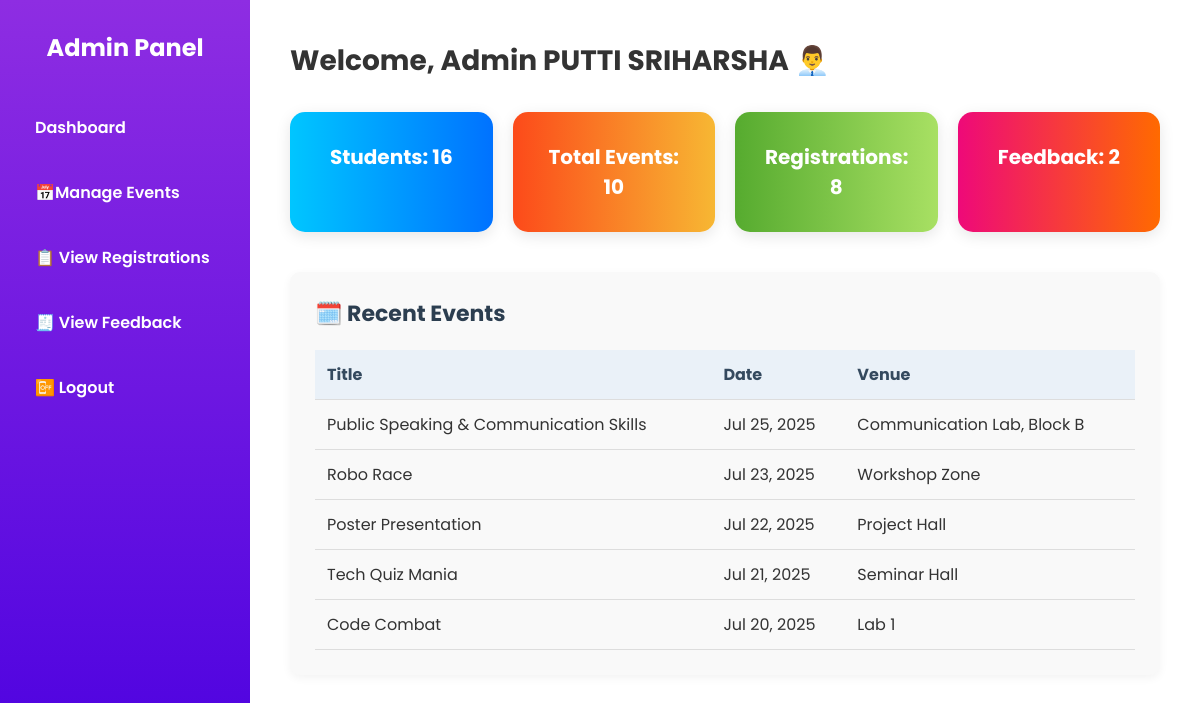
Page /admin_dashboard.php (signed in) on the committed database.
### tables this page shows
CREATE TABLE `events` (
  `event_id` int(11) NOT NULL,
  `title` varchar(100) NOT NULL,
  `description` text DEFAULT NULL,
  `event_date` date NOT NULL,
  `event_time` time NOT NULL,
  `venue` varchar(100) DEFAULT NULL,
  `created_by` int(11) DEFAULT NULL
);

### admin_dashboard.php (the view, shortened to what this page needs)
<?php
include 'connect.php';
$name = $_SESSION['name'];
?>
<!DOCTYPE html>
<html lang="en">
<head>
</head>
<body>
  <div class="container">
    <aside class="sidebar">
      <h2>Admin Panel</h2>
      <ul>
        <li><a href="#">Dashboard</a></li>
        <li><a href="manage_events.php">📅Manage Events</a></li>
        <li><a href="view_registrations.php">📋 View Registrations</a></li>
        <li><a href="view_feedback.php">🧾 View Feedback</a></li>
        <li><a class="nav-link" href="logout.php" onclick="return confirm('Are You Sure Want to Logout?')">📴 Logout</a></li>
      </ul>
    </aside>
    <main class="main">
      <h1>Welcome, Admin <?php echo htmlspecialchars($name); ?> 👨‍💼</h1>
      <div class="stats">
        <div class="card">
          <?php
            $res = $conn->query("SELECT COUNT(*) as total FROM users WHERE role='student'");
            $row = $res->fetch_assoc();
            echo "Students: " . $row['total'];
          ?>
        </div>
        <div class="card" style="background: linear-gradient(to right, #fc4a1a, #f7b733);">
          <?php
            $res = $conn->query("SELECT COUNT(*) as total FROM events");
            $row = $res->fetch_assoc();
            echo "Total Events: " . $row['total'];
          ?>
        </div>
        <div class="card" style="background: linear-gradient(to right, #56ab2f, #a8e063);">
          <?php
            $res = $conn->query("SELECT COUNT(*) as total FROM registrations");
            $row = $res->fetch_assoc();
            echo "Registrations: " . $row['total'];
          ?>
        </div>
        <div class="card" style="background: linear-gradient(to right, #ee0979, #ff6a00);">
          <?php
            $res = $conn->query("SELECT COUNT(*) as total FROM feedback");
            $row = $res->fetch_assoc();
            echo "Feedback: " . $row['total'];
          ?>
        </div>
      </div>
      <div class="box">
        <h2>🗓️ Recent Events</h2>
        <table>
          <tr><th>Title</th><th>Date</th><th>Venue</th></tr>
          <?php
            $result = $conn->query("SELECT title, event_date, venue FROM events ORDER BY event_date DESC LIMIT 5");
            if ($result && $result->num_rows > 0) {
              while ($row = $result->fetch_assoc()) {
                echo "<tr>
                        <td>" . htmlspecialchars($row['title']) . "</td>
                        <td>" . date('M d, Y', strtotime($row['event_date'])) . "</td>
                        <td>" . htmlspecialchars($row['venue']) . "</td>
                      </tr>";
              }
            } else {
              echo "<tr><td colspan='3'>No recent events</td></tr>";
            }
          ?>
        </table>
      </div>
    </main>
  </div>
</body>
</html>

### admin_dashboard.php (style rules this page uses)
* { box-sizing: border-box; margin: 0; padding: 0; }
body { font-family: 'Poppins', sans-serif; background: #f0f4f8; color: #333; }
.container { display: flex; min-height: 100vh; }
.sidebar { width: 250px; background: linear-gradient(180deg, #8e2de2, #4a00e0); color: white; padding: 30px 20px; box-shadow: 2px 0 10px rgba(0, 0, 0, 0.1); }
.sidebar h2 { font-size: 24px; text-align: center; margin-bottom: 40px; }
.sidebar ul { list-style: none; padding: 0; }
.sidebar ul li { margin: 20px 0; }
.sidebar ul li a { color: white; text-decoration: none; font-weight: 600; display: block; padding: 10px 15px; border-radius: 8px; transition: 0.3s; }
.main { flex: 1; padding: 40px; background: #fff; overflow-y: auto; }
.main h1 { font-size: 28px; margin-bottom: 30px; color: #333; }
.stats { display: flex; gap: 20px; margin-bottom: 40px; flex-wrap: wrap; }
.card { flex: 1; min-width: 200px; background: linear-gradient(to right, #00c6ff, #0072ff); color: white; padding: 30px; border-radius: 15px; box-shadow: 0 4px 15px rgba(0, 0, 0, 0.1); text-align: center; font-size: 20px; font-weight: bold; transition: transform 0.3s; }
.box { background: #f9f9f9; padding: 25px; border-radius: 10px; box-shadow: 0 3px 10px rgba(0,0,0,0.05); }
.box h2 { margin-bottom: 20px; font-size: 22px; color: #2c3e50; }
table { width: 100%; border-collapse: collapse; }
table th, table td { padding: 12px; text-align: left; border-bottom: 1px solid #ddd; }
table th { background: #eaf1f8; color: #34495e; }

### rows in the picture
events: title "Public Speaking & Communication Skills", event_date "Jul 25, 2025", venue "Communication Lab, Block B"
events: title "Robo Race", event_date "Jul 23, 2025", venue "Workshop Zone"
events: title "Poster Presentation", event_date "Jul 22, 2025", venue "Project Hall"
events: title "Tech Quiz Mania", event_date "Jul 21, 2025", venue "Seminar Hall"
events: title "Code Combat", event_date "Jul 20, 2025", venue "Lab 1"

### other values in the picture
$name "PUTTI SRIHARSHA"
$row['total'] "16"
$row['total'] "10"
$row['total'] "8"
$row['total'] "2"
